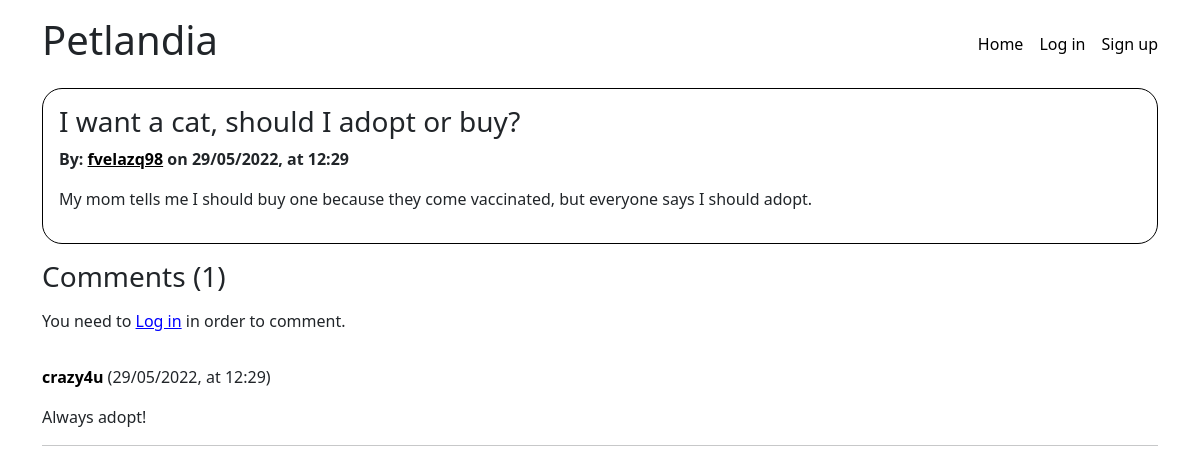
/site/post.php?id=955a9f11-bf25-430e-a714-abdf1b46be7e, run on the app's committed database.
### tables this page shows
CREATE TABLE IF NOT EXISTS posts (
    id VARCHAR(36) UNIQUE NOT NULL,
    title VARCHAR(200) NOT NULL,
    body TEXT NOT NULL,
    draft BOOLEAN NOT NULL,
    user_id VARCHAR(36) NOT NULL,
    created_at TIMESTAMP NOT NULL,
    PRIMARY KEY(id),
    FOREIGN KEY(user_id) REFERENCES users(id)
);

CREATE TABLE IF NOT EXISTS users (
    id VARCHAR(36) UNIQUE NOT NULL,
    username VARCHAR(30) UNIQUE NOT NULL,
    email VARCHAR(50) UNIQUE NOT NULL,
    password VARCHAR(255) NOT NULL,
    profile_picture BLOB NULL,
    role BOOLEAN NOT NULL,
    created_at TIMESTAMP NOT NULL,
    PRIMARY KEY(id)
);

CREATE TABLE IF NOT EXISTS comments (
    id VARCHAR(36) UNIQUE NOT NULL,
    user_id VARCHAR(36) NOT NULL,
    post_id VARCHAR(36) NOT NULL,
    body VARCHAR(2000) NOT NULL,
    created_at TIMESTAMP NOT NULL,
    PRIMARY KEY(id),
    FOREIGN KEY(user_id) REFERENCES users(id),
    FOREIGN KEY(post_id) REFERENCES posts(id)
);

### site/utils/array_validation.php (called while the page is built, shortened)
<?php
function incorrect_field($field) {
    return !isset($field);
}
function validate_array($arr) {
    return true;
}
?>

### site/utils/date_formatting.php (called while the page is built, shortened)
<?php
function format_date_with_time($date) {
    $date_to_format = new DateTime($date, new DateTimeZone("Europe/Copenhagen"));
    return $date_to_format->format("d/m/Y") . ", at " . $date_to_format->format("H:i");
}

### site/post.php (the view, shortened to what this page needs)
<?php
require_once './utils/array_validation.php';
require_once './utils/date_formatting.php';
$connection = connect_to_db();
$post = [];
$post_id = htmlspecialchars($_GET['id']);
$query = "SELECT * FROM posts WHERE id = ?";
$stmt = $connection->prepare($query);
$stmt->bind_param("s", $post_id);
$stmt->execute();
$db_post = $stmt->get_result();
if ($db_post->num_rows > 0) {
    while ($local_post = $db_post->fetch_assoc()) {
        $db_owner = $connection->query("SELECT * FROM petlandia.users users WHERE users.id = '" . $local_post['user_id'] . "'");
        if (isset($db_owner) && $db_owner->num_rows > 0) {
            $owner = $db_owner->fetch_assoc();
            $query = "SELECT * FROM comments WHERE post_id = ? ORDER BY created_at DESC";
            $stmt = $connection->prepare($query);
            $stmt->bind_param("s", $post_id);
            $stmt->execute();
            $db_comments = $stmt->get_result();
            $comments = [];
            if ($db_comments->num_rows > 0) {
                while ($_comment = $db_comments->fetch_assoc()) {
                    $comment_db_owner = $connection->query("SELECT * FROM petlandia.users users WHERE users.id = '" . $_comment['user_id'] . "'");
                    if ($comment_db_owner->num_rows > 0) {
                        $comment_owner = $comment_db_owner->fetch_assoc();
                        $comments[] = [
                            'body' => $_comment['body'],
                            'owner' => [
                                'name' => $comment_owner['username'],
                                'link' => '/user.php?id=' . $comment_owner['id']
                            ],
                            'created_at' => $_comment['created_at']
                        ];
                    }
                }
            }
            $post = [
                'id' => $local_post['id'],
                'title' => $local_post['title'],
                'body' => $local_post['body'],
                'owner' => [
                    'name' => $owner['username'],
                    'link' => '/user.php?id=' . $owner['id'],
                    'created_at' => $owner['created_at']
                ],
                'comments' => $comments,
                'draft' => $local_post['draft'],
                'created_at' => $local_post['created_at']
            ];
        }
    }
}
?>
<?php require_once './templates/_start_html.php' ?>
<?php
if (isset($post['title'])) {
    if ($post['draft']) {
        echo "This post is a draft and you're not authorized to view it.";
    } else {
        $post_title = $post['title'];
        $post_body = $post['body'];
        $post_owner = $post['owner'];
        $post_date = $post['created_at'];
        echo "<div class='post'>";
        echo "<h3>" . $post_title . "</h3>";
        if (validate_array($post_owner)) {
            $owner_name = $post_owner['name'];
            $owner_link = $post_owner['link'];
            echo "<b>By: <a class='post-owner' href='" . $owner_link . "'>" . $owner_name . "</a> on " . format_date_with_time($post_date) . "</b>";
        }
        echo "<p class='post-body'>" . $post_body . "</p>";
        echo "</div>";
    }
}
?>
<?php if (isset($post['draft']) && !$post['draft']) { ?>
    <div class="comments">
        <h3 class="comments-title">Comments (<?php echo isset($post['comments']) ? count($post['comments']) : 0; ?>)</h3>
        <?php if ($loggedIn) {
            $post_comment_token = generate_token("post_comment_token");
        ?>
            <form action="./actions/post_comment.php" method="POST" class="user-comment-container">
                <textarea name="comment" class="comment-input" placeholder="Write a comment as <?php echo $_SESSION['CURRENT_USER_NAME'] ?>"></textarea>
                <input type="submit" />
                <input hidden name="user_id" value=<?php echo $_SESSION['CURRENT_USER_ID'] ?> />
                <input hidden name="post_id" value=<?php echo $post['id'] ?> />
                <input hidden name="url_back_reference" value="/post.php?id=<?php echo $post['id'] ?>" />
                <input hidden name="post_comment_token" value="<?php echo $post_comment_token ?>" />
            </form>
        <?php } else { ?>
            <p>You need to <a style="text-decoration: underline; color: blue;" href="/login.php">Log in</a> in order to comment.</p>
        <?php } ?>
        <?php
        if (count($post['comments']) > 0) {
            foreach ($post['comments'] as $comment) {
                echo "<div class='comment'>";
                echo "<b><a href='" . $comment['owner']['link'] . "'>" . $comment['owner']['name'] . "</a></b> (" . format_date_with_time($comment['created_at']) . ")";
                echo "<p class='comment-body'>" . $comment['body'] . "</p>";
                echo "<hr /";
                echo "</div>";
            }
        } else {
            echo "<p>There are no comments on this post</p>";
        }
        ?>
    </div>
<?php } ?>
<?php require_once './templates/_end_html.php' ?>

### site/css/style.css (style rules this page uses)
a { color: black; text-decoration: none; }
.comment { padding: 1rem 0 1rem 0; }
.comments-title { margin-top: 1rem; margin-bottom: 1rem; }
.post { border: 1px solid black; border-radius: 20px; padding: 1rem; }
.post-body, .comment-body { margin-top: 1rem; }
.post-owner { text-decoration: underline; }

### data on the page
posts: title "I want a cat, should I adopt or buy?", created_at "29/05/2022, at 12:29", body "My mom tells me I should buy one because they come vaccinated, but everyone says I should adopt."
users: username "fvelazq98"
comments: name "crazy4u", created_at "29/05/2022, at 12:29", body "Always adopt!"

### other printed values
count($post['comments']) "1"
